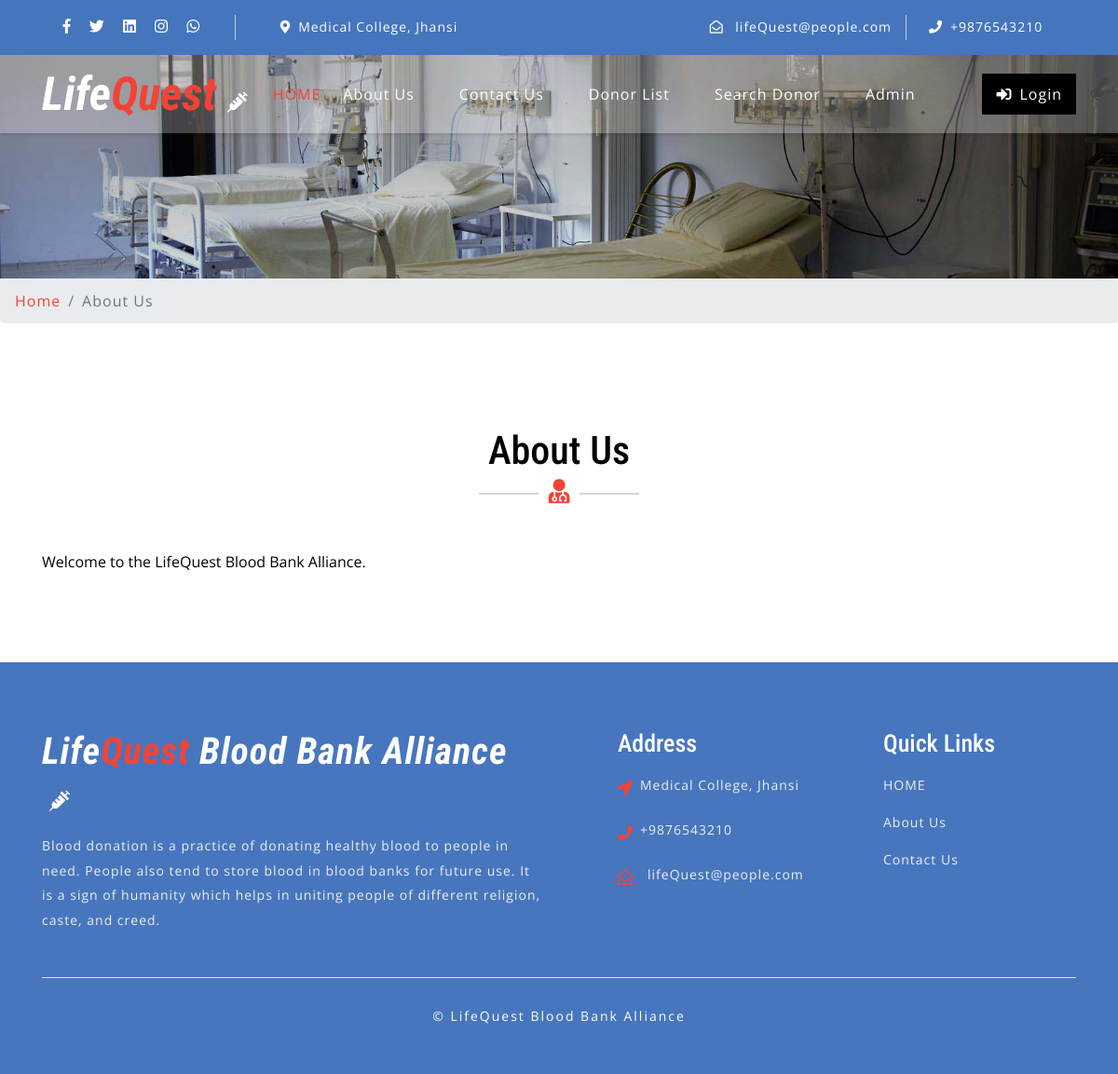
The app's page /LifeQuestBloodBank/about.php with its own data.
### tables this page shows
CREATE TABLE `thecontactusinfo` (
  `ID` int(11) NOT NULL AUTO_INCREMENT,
  `Address` tinytext DEFAULT NULL,
  `Email` varchar(50) DEFAULT NULL,
  `ContactNumber` bigint(10) DEFAULT NULL,
  PRIMARY KEY (`ID`)
);

CREATE TABLE `thepages` (
  `ID` int(11) NOT NULL AUTO_INCREMENT,
  `PageName` varchar(255) DEFAULT NULL,
  `Type` varchar(255) NOT NULL DEFAULT '',
  `Detail` longtext NOT NULL,
  PRIMARY KEY (`ID`)
);

### LifeQuestBloodBank/about.php (the view, shortened to what this page needs)
<?php
include('includes/config.php');
?>
<!doctype html>
<html lang="en">
    <head>
        <link rel="stylesheet" href="css/bootstrap.css">
        <link rel="stylesheet" href="css/style.css">
        <link rel="stylesheet" href="css/fontawesome-all.css">
    </head>
    <body>
        <?php include('includes/header.php');?>
        <div class="inner-banner-w3ls">
        </div>
        <div class="breadcrumb-agile">
            <div aria-label="breadcrumb">
                <ol class="breadcrumb">
                    <li class="breadcrumb-item">
                        <a href="index.php">Home</a>
                    </li>
                    <li class="breadcrumb-item active" aria-current="page">About Us</li>
                </ol>
            </div>
        </div>
        <section class="about py-5">
            <div class="container py-xl-5 py-lg-3">
                <?php
                $pagetype = "aboutus";
                $sql = "SELECT type, Detail, PageName from thepages where Type = '$pagetype' ";
                $result = mysqli_query($conn, $sql);
                $row = mysqli_fetch_assoc($result);
                ?>
                <div class="w3ls-titles text-center mb-5">
                    <h3 class="title"><?php echo $row['PageName'] ?></h3>
                    <span>
                        <i class="fas fa-user-md"></i>
                    </span>
                </div>
                <p class="aboutpara text-center mx-auto">
                    <div style="text-align: justify;">
                        <span style="font-size: 1em; color: rgb(0, 0, 0); font-family: &quot;Open Sans&quot;, Arial, sans-serif;">
                            <?php echo $row['Detail'] ?>
                        </span>
                    </div>
                </p>
            </div>
        </section>
        <?php include('includes/footer.php'); ?>
    </body>
</html>

### LifeQuestBloodBank/includes/header.php (shortened to what this page needs)
<?php
if(isset($_SESSION['lbba'])){
    $login = true;
}
else{
    $login = false;
}
?>
    <header>
            <div class="top-bar py-3">
                <div class="container">
                    <div class="row">
                        <div class="col-lg-7 top-social-agile">
                            <div class="row">
                                <ul class="col-lg-4 col-6 top-right-info text-center">
                                    <li>
                                        <a href="#">
                                            <i class="fab fa-facebook-f"></i>
                                        </a>
                                    </li>
                                    <li class="mx-3">
                                        <a href="#">
                                            <i class="fab fa-twitter"></i>
                                        </a>
                                    </li>
                                    <li>
                                        <a href="#">
                                            <i class="fab fa-linkedin"></i>
                                        </a>
                                    </li>
                                    <li class="ml-3">
                                        <a href="#">
                                            <i class="fab fa-instagram"></i>
                                        </a>
                                    </li>
                                    <li class="ml-3">
                                        <a href="#">
                                            <i class="fab fa-whatsapp"></i>
                                        </a>
                                    </li>
                                </ul>
                                <?php
                                $sql = "SELECT * from thecontactusinfo";
                                $result = mysqli_query($conn, $sql);
                                $row = mysqli_fetch_assoc($result);
                                ?>
                                <div class="col-6 header-top_w3layouts pl-5 text-lg-left text-center">
                                    <p class="text-white">
                                        <i class="fas fa-map-marker-alt mr-2"></i><?php echo $row['Address'] ?>
                                    </p>
                                </div>
                            </div>
                        </div>
                        <div class="col-lg-5 top-social-agile text-lg-right text-center">
                            <div class="row">
                                <div class="col-lg-7 col-6 top-w3layouts">
                                    <p class="text-white">
                                        <i class="far fa-envelope-open mr-2"></i>
                                        <a href="mailto:lifeQuest@people.com" class="text-white"><?php echo $row['Email'] ?></a>
                                    </p>
                                </div>
                                <div class="col-lg-5 col-6 header-w3layouts pl-4 text-lg-left">
                                    <p class="text-white">
                                        <i class="fas fa-phone mr-2"></i>+<?php echo $row['ContactNumber'] ?></p>
                                </div>
                            </div>
                        </div>
                    </div>
                </div>
            </div>
    </header>
    <div id="home">
            <div class="main-top py-1">
                <nav class="navbar navbar-expand-lg navbar-light fixed-navi">
                    <div class="container">
                        <h1>
                            <a class="navbar-brand font-weight-bold font-italic" href="index.php">
                                <span>Life</span>Quest
                                <i class="fas fa-syringe"></i>
                            </a>
                        </h1>
                        <div class="collapse navbar-collapse text-center" id="navbarSupportedContent">
                            <ul class="navbar-nav ml-lg-auto">
                                <li class="nav-item active mt-lg-0 mt-3">
                                    <a href="index.php" class="nav-link">HOME</a>
                                </li>
                                <li class="nav-item mx-lg-4 my-lg-0 my-3">
                                    <a class="nav-link" href="about.php">About Us</a>
                                </li>
                                <li class="nav-item mx-lg-4 my-lg-0 my-3">
                                    <a class="nav-link" href="contact.php">Contact Us</a>
                                </li>
                                <li class="nav-item mx-lg-4 my-lg-0 my-3">
                                    <a class="nav-link" href="donor-list.php">Donor List</a>
                                </li>
                                <li class="nav-item mx-lg-4 my-lg-0 my-3">
                                    <a class="nav-link" href="search-donor.php">Search Donor</a>
                                </li>
                                <?php if(!$login){ ?>
                                <li class="nav-item mx-lg-4 my-lg-0 my-3">
                                    <a class="nav-link" href="admin/index.php">Admin</a>
                                </li>
                            </ul>
                            <a href="login.php" class="login-button ml-lg-5 mt-lg-0 mt-4 mb-lg-0 mb-3" >
                                <i class="fas fa-sign-in-alt mr-2"></i>Login
                            </a>
                            <?php } ?>
                        </div>
                    </div>
                </nav>
            </div>
    </div>

### LifeQuestBloodBank/includes/footer.php
<footer>
    <div class="w3ls-footer-grids pt-sm-4 pt-3">
        <div class="container py-xl-5 py-lg-3">
            <div class="row">
                <div class="col-md-6 w3l-footer">
                    <h2 class="mb-sm-3 mb-2">
                        <a href="index.php" class="text-white font-italic font-weight-bold">
                            Life<span>Quest</span> Blood Bank Alliance
                            <i class="fas fa-syringe ml-2"></i>
                        </a>
                    </h2>
                    <p> Blood donation is a practice of donating healthy blood to people in need. People also tend to store blood in
                        blood banks for future use. It is a sign of humanity which helps in uniting people of different religion, caste,
                        and creed.</p>
                </div>
                <?php
                $sql = "SELECT * from thecontactusinfo";
                $result = mysqli_query($conn, $sql);
                $row = mysqli_fetch_assoc($result);
                ?>
                <div class="col-md-3 w3l-footer my-md-0 my-4">
                    <h3 class="mb-sm-3 mb-2 ml-5 text-white">Address</h3>
                    <ul class="list-unstyled ml-5">
                        <li>
                            <i class="fas fa-location-arrow float-left"></i>
                            <p class="ml-4"><?php echo $row['Address'] ?></p>
                            <div class="clearfix"></div>
                        </li>
                        <li class="my-3">
                            <i class="fas fa-phone float-left"></i>
                            <p class="ml-4">+<?php echo $row['ContactNumber'] ?></p>
                            <div class="clearfix"></div>
                        </li>
                        <li>
                            <i class="far fa-envelope-open float-left"></i>
                            <a href="mailto:lifeQuest@people.com" class="ml-3"><?php echo $row['Email'] ?></a>
                            <div class="clearfix"></div>
                        </li>
                    </ul>
                </div>
                <div class="col-md-3 w3l-footer">
                    <h3 class="mb-sm-3 mb-2 ml-5 text-white">Quick Links</h3>
                    <div class="nav-w3-l">
                        <ul class="list-unstyled ml-5">
                            <li>
                                <a href="index.php">HOME</a>
                            </li>
                            <li class="my-3">
                                <a href="about.php">About Us</a>
                            </li>
                            <li class="mt-2">
                                <a href="contact.php">Contact Us</a>
                            </li>
                        </ul>
                    </div>
                </div>
            </div>
            <div class="border-top mt-5 pt-lg-4 pt-3 pb-lg-0 pb-3 text-center">
                <p class="copy-right-grids mt-lg-1">&copy; LifeQuest Blood Bank Alliance</p>
            </div>
        </div>
    </div>
</footer>

### LifeQuestBloodBank/css/style.css (style rules this page uses)
body { padding: 0; margin: 0; background: #FFF; font-family: 'Open Sans', sans-serif; }
body a { transition: 0.5s all; -webkit-transition: 0.5s all; -moz-transition: 0.5s all; -o-transition: 0.5s all; -ms-transition: 0.5s all; text-decoration: none; }
h1, h2, h3, h4, h5, h6 { margin: 0; padding: 0; font-family: 'Roboto Condensed', sans-serif; }
p { margin: 0; padding: 0; font-family: 'Open Sans', sans-serif; font-size: 15px; letter-spacing: 1px; line-height: 1.9; color: #999; }
ul, ol { margin: 0; padding: 0; }
.top-bar { background: #4575bd; }
.top-right-info li i { color: #fff; transition: 0.5s all; -webkit-transition: 0.5s all; -moz-transition: 0.5s all; -o-transition: 0.5s all; -ms-transition: 0.5s all; }
.top-right-info li { display: inline-block; }
.header-top_w3layouts p, .header-w3layouts p, .top-w3layouts p { font-size: 14px; }
.header-top_w3layouts, .header-w3layouts { border-left: 1px solid rgba(255, 255, 255, 0.63); }
div#home { position: relative; }
.main-top { position: absolute; z-index: 999; width: 100%; background: rgba(255, 255, 255, 0.26); box-shadow: 0 2px 3px 0 rgba(0, 0, 0, 0.1); -webkit-transition: background-color .1s ease-in-out; -moz-transition: background-color .1s ease-in-out; -ms-transition: background-color .1s ease-in-out; -o-transition: background-color .1s ease-in-out; transition: background-color .1s ease-in-out; }
.navbar-light .navbar-nav .nav-link { padding: 0; color: #fff; background: transparent; font-size: 16px; letter-spacing: 1px; }
.navbar-light .navbar-nav .show>.nav-link, .navbar-light .navbar-nav .active>.nav-link, .navbar-light .navbar-nav .nav-link.show, .navbar-light .navbar-nav .nav-link.active, .navbar-light .navbar-nav .nav-link:hover, .navbar-light .navbar-nav .nav-link:focus { color: #f44336; }
nav.fixed-navi ul { list-style: none; margin: 0; padding: 0; }
nav.fixed-navi ul li { float: left; }
a.navbar-brand { color: #f44336; font-size: 50px; padding: 0; }
.navbar-light .navbar-brand, .navbar-light .navbar-brand:hover, .navbar-light .navbar-brand:focus, .w3l-footer h2 a span { color: #f44336; }
a.navbar-brand span { color: #fff; }
a.navbar-brand i, .w3l-footer h2 a i { color: #fff; font-size: 22px; }
a.login-button { color: #fff; letter-spacing: 1px; font-size: 16px; padding: 10px 15px; background: #000; display: inline-block; }
h3.title { color: #000; font-size: 42px; }
.w3ls-titles span { position: relative; }
.w3ls-titles span:before { content: " "; background: #d6d6d6; width: 64px; height: 2px; position: absolute; top: 9px; left: -75px; }
.w3ls-titles span:after { content: " "; background: #d6d6d6; width: 64px; height: 2px; position: absolute; top: 9px; right: -75px; }
.w3ls-titles i { color: #f44336; font-size: 26px; margin-top: 5px; }
footer { background: url(../images/bg1.jpg) no-repeat center fixed; background-size: cover; -webkit-background-size: cover; -moz-background-size: cover; -o-background-size: cover; -moz-background-size: cover; }
.w3l-footer h2 a { font-size: 40px; letter-spacing: 1px; }
.w3l-footer h3 { font-size: 26px; }
.w3l-footer p, .w3l-footer p a, .w3l-footer ul li a { font-size: 14px; color: #efefef; letter-spacing: 1px; }
.w3l-footer ul li i { color: #f44336; line-height: 2; }
p.copy-right-grids { font-size: 14px; color: #fff; letter-spacing: 2px; }
.inner-banner-w3ls { background: url(../images/banner3.jpg) no-repeat center; background-size: cover; -webkit-background-size: cover; -moz-background-size: cover; -o-background-size: cover; -moz-background-size: cover; height: 20vw; }
.breadcrumb li a { color: #f44336; }
.breadcrumb li { letter-spacing: 1px; color: #000; }
.about p.aboutpara { font-size: 16px; max-width: 900px; }

### records on screen
thecontactusinfo: Address "Medical College, Jhansi", Email "lifeQuest@people.com", ContactNumber "9876543210"
thepages: PageName "About Us", Detail "Welcome to the LifeQuest Blood Bank Alliance."
